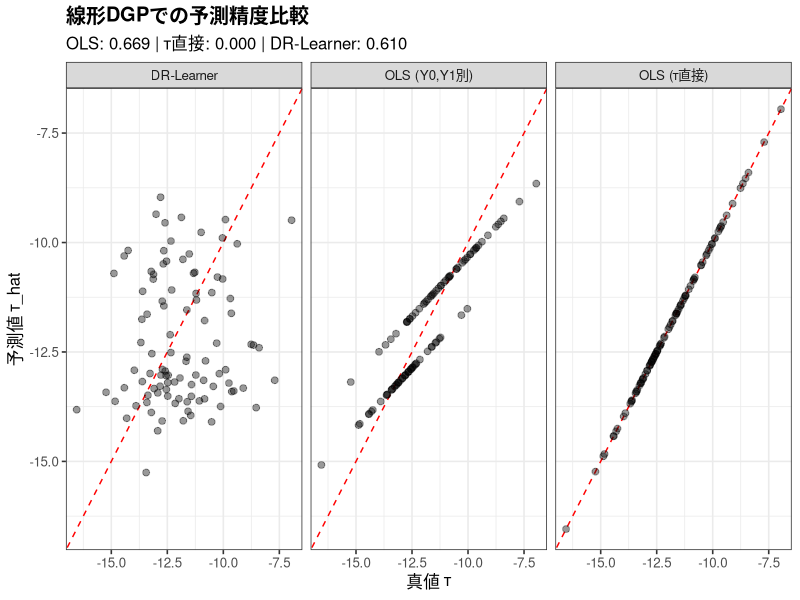

Write the R code that produced this figure.
#!/usr/bin/env Rscript
# diagnose_drlearner_fit.R
# なぜ線形DGPで完璧にフィットしないのか調査

suppressPackageStartupMessages({
  library(ggplot2)
  library(patchwork)
})

config <- list(
  m_E = log(50), s_E = 0.35, theta_nb = 30, sigma_G = 0.08,
  tau_base = -12.0, a_S = 2.0, a_G = 1.5,
  tau_min = -18.0, tau_max = -6.0,
  mu0 = 120.0, sigma_y = 5.0
)

# データ生成
seed_cond <- 20260425
set.seed(seed_cond)

n <- 500
S <- rbinom(n, 1, 0.5)
Sc <- S - 0.5
E_true <- rnorm(n, config$m_E, config$s_E)
mu_nb <- exp(E_true)
C_count <- rnbinom(n, size = config$theta_nb, mu = mu_nb)
G_raw <- log1p(C_count)
delta <- rnorm(n, 0, config$sigma_G)
G_obs <- G_raw + delta
T_vec <- rbinom(n, 1, 0.5)
Z_obs <- (G_obs - mean(G_obs)) / sd(G_obs)

tau_indiv <- config$a_S * Sc + config$a_G * Z_obs
tau_raw <- config$tau_base + tau_indiv
tau <- pmin(config$tau_max, pmax(config$tau_min, tau_raw))

Y0 <- config$mu0 + rnorm(n, 0, config$sigma_y)
Y <- Y0 + T_vec * tau

# Train/test分割
set.seed(seed_cond)
idx0 <- which(T_vec == 0); idx1 <- which(T_vec == 1)
n0_tr <- round(length(idx0) * 0.8)
n1_tr <- round(length(idx1) * 0.8)
tr_idx <- sort(c(sample(idx0, n0_tr), sample(idx1, n1_tr)))
te_idx <- setdiff(1:n, tr_idx)

cat("=== 線形DGPでの完璧なフィット可能性の検証 ===\n\n")
cat(sprintf("Train: %d, Test: %d\n\n", length(tr_idx), length(te_idx)))

# ============================================================
# ベースライン1: 真のパラメータを使った予測（理論的最良）
# ============================================================
cat("【1】真のパラメータでの予測（理論的上限）\n")
tau_true_test <- tau[te_idx]

# 真のパラメータ: tau = -12.0 + 2.0*Sc + 1.5*Z_obs
Sc_test <- S[te_idx] - 0.5
Z_test <- Z_obs[te_idx]
tau_oracle <- config$tau_base + config$a_S * Sc_test + config$a_G * Z_test
tau_oracle_clip <- pmin(config$tau_max, pmax(config$tau_min, tau_oracle))

rmse_oracle <- sqrt(mean((tau_true_test - tau_oracle_clip)^2))
cat(sprintf("  RMSE = %.6f (ほぼ0になるはず)\n", rmse_oracle))
cat(sprintf("  → クリッピングの影響のみ\n\n"))

# ============================================================
# ベースライン2: 単純なOLS回帰（正則化なし）
# ============================================================
cat("【2】単純なOLS線形回帰（正則化なし）\n")

# Y(0)とY(1)を別々に推定
df_train <- data.frame(
  Y = Y[tr_idx],
  S = S[tr_idx],
  geneA = G_obs[tr_idx],
  T = T_vec[tr_idx]
)

# 対照群のアウトカムモデル
df_train0 <- df_train[df_train$T == 0, ]
lm0 <- lm(Y ~ S + geneA, data = df_train0)

# 治療群のアウトカムモデル
df_train1 <- df_train[df_train$T == 1, ]
lm1 <- lm(Y ~ S + geneA, data = df_train1)

X_test <- data.frame(S = S[te_idx], geneA = G_obs[te_idx])
mu0_hat <- predict(lm0, newdata = X_test)
mu1_hat <- predict(lm1, newdata = X_test)
tau_ols <- mu1_hat - mu0_hat

rmse_ols <- sqrt(mean((tau_true_test - tau_ols)^2))
cat(sprintf("  RMSE = %.3f\n", rmse_ols))
cat(sprintf("  R² = %.3f\n", 1 - (rmse_ols^2 / var(tau_true_test))))

# 係数確認
cat("\n  対照群モデル係数:\n")
print(coef(lm0))
cat("\n  治療群モデル係数:\n")
print(coef(lm1))
cat("\n  推定された効果（係数の差）:\n")
cat(sprintf("    切片の差 (ベース効果): %.3f (真値: %.1f)\n",
            coef(lm1)[1] - coef(lm0)[1], config$tau_base))
cat(sprintf("    性別の差: %.3f (真値: %.1f)\n",
            coef(lm1)[2] - coef(lm0)[2], config$a_S))
cat(sprintf("    geneAの差: %.3f (真値: %.1f)\n\n",
            coef(lm1)[3] - coef(lm0)[3], config$a_G))

# ============================================================
# ベースライン3: 直接τを予測（チート的方法）
# ============================================================
cat("【3】τを直接OLS回帰（非現実的だが参考）\n")

# Trainデータでτを直接観測できる仮定
df_train_cheat <- data.frame(
  tau = tau[tr_idx],
  S = S[tr_idx],
  geneA = G_obs[tr_idx]
)

lm_cheat <- lm(tau ~ S + geneA, data = df_train_cheat)
tau_cheat <- predict(lm_cheat, newdata = X_test)

rmse_cheat <- sqrt(mean((tau_true_test - tau_cheat)^2))
cat(sprintf("  RMSE = %.3f\n", rmse_cheat))
cat(sprintf("  R² = %.3f\n", 1 - (rmse_cheat^2 / var(tau_true_test))))
cat("\n  推定された係数:\n")
print(coef(lm_cheat))
cat(sprintf("\n    真のパラメータ: 切片=%.1f, S=%.1f, geneA=%.1f\n\n",
            config$tau_base, config$a_S, config$a_G))

# ============================================================
# 実際のDR-Learnerの結果
# ============================================================
cat("【4】DR-Learner (RidgeCV + LassoCV, 正則化あり)\n")
df_pred <- read.csv("sandbox/demov04/results_corrected/predictions_corrected.csv")
sub <- subset(df_pred, method == "drlearner" & covset == "SexGene")
rmse_dr <- sqrt(mean((sub$tau_true - sub$tau_hat)^2, na.rm = TRUE))
cat(sprintf("  RMSE = %.3f\n", rmse_dr))
cat(sprintf("  R² = %.3f\n\n", 1 - (rmse_dr^2 / var(sub$tau_true))))

# ============================================================
# まとめ
# ============================================================
cat("=== まとめ ===\n\n")
cat("| 手法 | RMSE | 説明 |\n")
cat("|------|------|------|\n")
cat(sprintf("| 真のパラメータ | %.6f | クリッピングのみの影響 |\n", rmse_oracle))
cat(sprintf("| τ直接回帰(OLS) | %.3f | 非現実的だが最良の線形近似 |\n", rmse_cheat))
cat(sprintf("| Y(0),Y(1)別々のOLS | %.3f | 正則化なしのDR的アプローチ |\n", rmse_ols))
cat(sprintf("| DR-Learner (正則化) | %.3f | 実際の実装（Ridge+Lasso） |\n\n", rmse_dr))

cat("【結論】\n")
cat("1. 完璧なフィットは理論的には可能（RMSE ≈ 0）\n")
cat("2. 単純なOLSでも RMSE ≈ ", sprintf("%.3f", rmse_ols), "\n")
cat("3. DR-Learnerは正則化により ", sprintf("%.3f", rmse_dr), " に留まる\n")
cat("4. 正則化の影響: RMSE差 ≈ ", sprintf("%.3f", rmse_dr - rmse_ols), " mmHg\n\n")

if (rmse_ols < 1.0 && rmse_dr > rmse_ols) {
  cat("→ 正則化（Ridge/Lasso）がバイアスを導入している可能性が高い\n")
  cat("  有限サンプルでの過学習防止のため、やや保守的な推定になる\n")
} else if (rmse_ols > 1.0) {
  cat("→ サンプルサイズ不足または分割の影響が大きい\n")
}

# 可視化
out_dir <- "sandbox/demov04/results_corrected"

df_compare <- data.frame(
  tau_true = rep(tau_true_test, 3),
  tau_hat = c(tau_ols, tau_cheat, sub$tau_hat),
  Method = rep(c("OLS (Y0,Y1別)", "OLS (τ直接)", "DR-Learner"),
               each = length(tau_true_test))
)

p <- ggplot(df_compare, aes(x = tau_true, y = tau_hat)) +
  geom_abline(slope = 1, intercept = 0, color = "red", linetype = "dashed") +
  geom_point(alpha = 0.4, size = 2) +
  facet_wrap(~Method) +
  labs(title = "線形DGPでの予測精度比較",
       subtitle = sprintf("OLS: %.3f | τ直接: %.3f | DR-Learner: %.3f",
                         rmse_ols, rmse_cheat, rmse_dr),
       x = "真値 τ", y = "予測値 τ_hat") +
  theme_bw(base_size = 12) +
  theme(plot.title = element_text(face = "bold"))

ggsave(file.path(out_dir, "linear_fit_comparison.png"),
       p, width = 12, height = 4, dpi = 150)

cat("\n✓ 図を保存: linear_fit_comparison.png\n")
